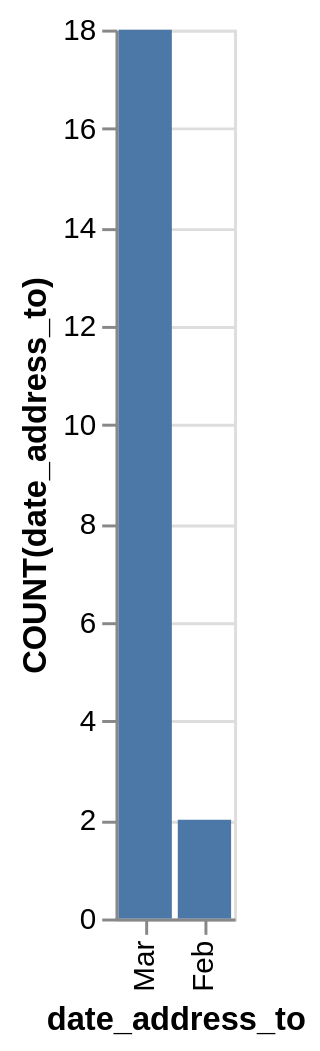

Here is the Vega-Lite specification saved for this chart:
### Vega-Lite specification from a JSON file in a GitHub repository (floating-point values rounded to 4 significant figures)
{"data": {"values": [{"x_data": "Feb", "y_data": 2}, {"x_data": "Mar", "y_data": 18}]}, "mark": "bar", "encoding": {"x": {"field": "x_data", "type": "nominal", "title": "date_address_to", "sort": {"op": "sum", "field": "y_data", "order": "descending"}}, "y": {"field": "y_data", "type": "quantitative", "title": "COUNT(date_address_to)"}}}
